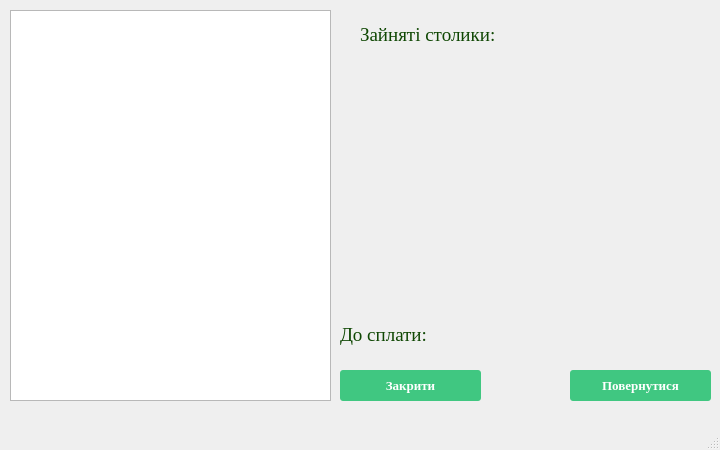
<?xml version="1.0" encoding="UTF-8"?>
<ui version="4.0">
 <class>CloseOrderForm</class>
 <widget class="QMainWindow" name="CloseOrderForm">
  <property name="windowModality">
   <enum>Qt::ApplicationModal</enum>
  </property>
  <property name="geometry">
   <rect>
    <x>0</x>
    <y>0</y>
    <width>720</width>
    <height>450</height>
   </rect>
  </property>
  <property name="sizePolicy">
   <sizepolicy hsizetype="Fixed" vsizetype="Fixed">
    <horstretch>0</horstretch>
    <verstretch>0</verstretch>
   </sizepolicy>
  </property>
  <property name="minimumSize">
   <size>
    <width>720</width>
    <height>450</height>
   </size>
  </property>
  <property name="maximumSize">
   <size>
    <width>720</width>
    <height>450</height>
   </size>
  </property>
  <property name="font">
   <font>
    <family>Times New Roman</family>
    <pointsize>10</pointsize>
   </font>
  </property>
  <property name="windowTitle">
   <string>CloseOrderForm</string>
  </property>
  <property name="windowIcon">
   <iconset resource="resource.qrc">
    <normaloff>:/res/img/cafe-server.gif</normaloff>:/res/img/cafe-server.gif</iconset>
  </property>
  <widget class="QWidget" name="centralwidget">
   <widget class="QPushButton" name="ReturnButton">
    <property name="geometry">
     <rect>
      <x>570</x>
      <y>370</y>
      <width>141</width>
      <height>31</height>
     </rect>
    </property>
    <property name="sizePolicy">
     <sizepolicy hsizetype="Maximum" vsizetype="Maximum">
      <horstretch>0</horstretch>
      <verstretch>0</verstretch>
     </sizepolicy>
    </property>
    <property name="font">
     <font>
      <weight>87</weight>
      <bold>true</bold>
      <underline>false</underline>
      <strikeout>false</strikeout>
     </font>
    </property>
    <property name="styleSheet">
     <string notr="true">QPushButton
{
    font-weight: 700;
  color: white;
  text-decoration: none;
  padding: .8em 1em calc(.8em + 3px);
  border-radius: 3px;
  background: rgb(64,199,129);
  box-shadow: 0 -3px rgb(53,167,110) inset;
  transition: 0.2s;
}

QPushButton:pressed
{
   background: rgb(33,147,90);
  box-shadow: 0 3px rgb(33,147,90) inset;
}

QPushButton:hover
{
   background: rgb(53, 167, 110);
}

QPushButton:focus {
    /*background-color: red;*/
}</string>
    </property>
    <property name="text">
     <string>Повернутися</string>
    </property>
   </widget>
   <widget class="QListWidget" name="TableList">
    <property name="geometry">
     <rect>
      <x>10</x>
      <y>10</y>
      <width>321</width>
      <height>391</height>
     </rect>
    </property>
   </widget>
   <widget class="QPushButton" name="CloseButton">
    <property name="geometry">
     <rect>
      <x>340</x>
      <y>370</y>
      <width>141</width>
      <height>31</height>
     </rect>
    </property>
    <property name="sizePolicy">
     <sizepolicy hsizetype="Maximum" vsizetype="Maximum">
      <horstretch>0</horstretch>
      <verstretch>0</verstretch>
     </sizepolicy>
    </property>
    <property name="font">
     <font>
      <weight>87</weight>
      <bold>true</bold>
      <underline>false</underline>
      <strikeout>false</strikeout>
     </font>
    </property>
    <property name="styleSheet">
     <string notr="true">QPushButton
{
    font-weight: 700;
  color: white;
  text-decoration: none;
  padding: .8em 1em calc(.8em + 3px);
  border-radius: 3px;
  background: rgb(64,199,129);
  box-shadow: 0 -3px rgb(53,167,110) inset;
  transition: 0.2s;
}

QPushButton:pressed
{
   background: rgb(33,147,90);
  box-shadow: 0 3px rgb(33,147,90) inset;
}

QPushButton:hover
{
   background: rgb(53, 167, 110);
}

QPushButton:focus {
    /*background-color: red;*/
}</string>
    </property>
    <property name="text">
     <string>Закрити</string>
    </property>
   </widget>
   <widget class="QLabel" name="TableLabel">
    <property name="geometry">
     <rect>
      <x>360</x>
      <y>20</y>
      <width>191</width>
      <height>31</height>
     </rect>
    </property>
    <property name="text">
     <string>&lt;html&gt;&lt;head/&gt;&lt;body&gt;&lt;p&gt;&lt;span style=&quot; font-size:14pt; color:#0f4703;&quot;&gt;Зайняті столики:&lt;/span&gt;&lt;/p&gt;&lt;/body&gt;&lt;/html&gt;</string>
    </property>
   </widget>
   <widget class="QLabel" name="label">
    <property name="geometry">
     <rect>
      <x>440</x>
      <y>80</y>
      <width>191</width>
      <height>151</height>
     </rect>
    </property>
    <property name="text">
     <string/>
    </property>
    <property name="pixmap">
     <pixmap resource="resource.qrc">:/res/img/cup_PNG1964-170x170.png</pixmap>
    </property>
   </widget>
   <widget class="QLabel" name="MoneyLabel">
    <property name="geometry">
     <rect>
      <x>340</x>
      <y>320</y>
      <width>371</width>
      <height>31</height>
     </rect>
    </property>
    <property name="font">
     <font>
      <pointsize>14</pointsize>
     </font>
    </property>
    <property name="text">
     <string>&lt;html&gt;&lt;head/&gt;&lt;body&gt;&lt;p&gt;&lt;span style=&quot; font-size:14pt; color:#0f4703;&quot;&gt;До сплати:&lt;/span&gt;&lt;/p&gt;&lt;/body&gt;&lt;/html&gt;</string>
    </property>
   </widget>
  </widget>
  <widget class="QMenuBar" name="menubar">
   <property name="geometry">
    <rect>
     <x>0</x>
     <y>0</y>
     <width>720</width>
     <height>21</height>
    </rect>
   </property>
  </widget>
  <widget class="QStatusBar" name="statusbar"/>
 </widget>
 <resources>
  <include location="resource.qrc"/>
 </resources>
 <connections/>
</ui>
